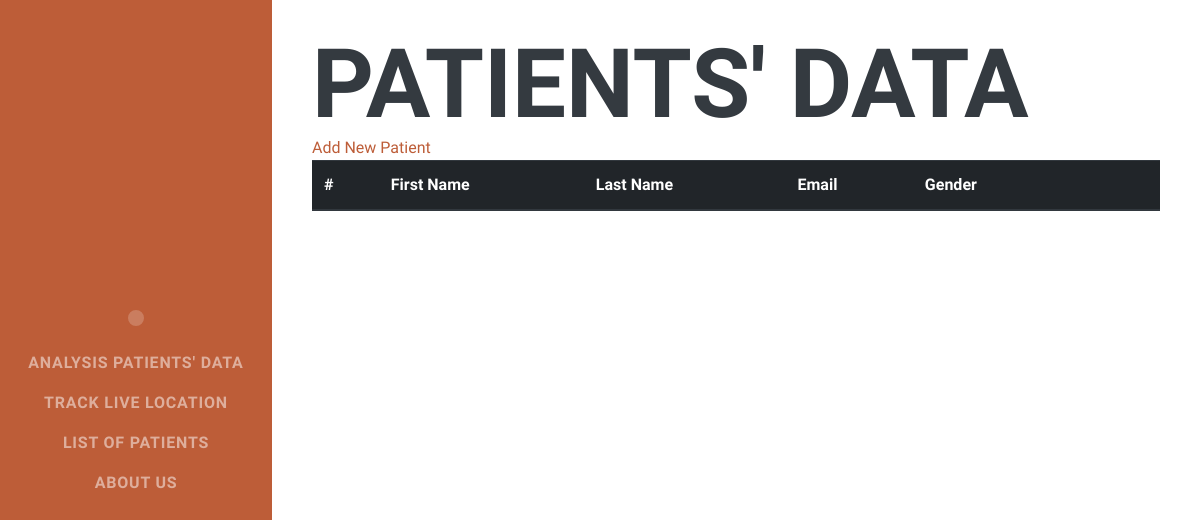
/list_patient/, run on an earlier commit of the app's database.
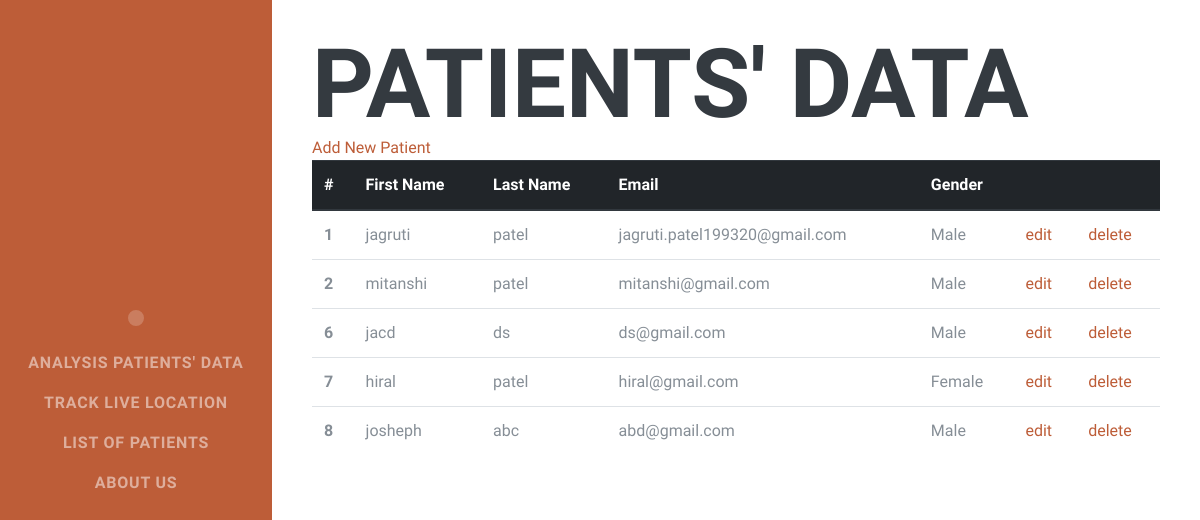
And on a later commit of the database.
### myapp/models.py (models this page shows, shortened)
class Patients(models.Model):
    id = models.AutoField(primary_key=True)
    firstName = models.CharField(max_length=100)
    lastName = models.CharField(max_length=100)
    email = models.CharField(max_length=100)
    GENDER = (
        ('Male', 'Male'),
        ('Female', 'Female'),
    )
    gender = models.CharField(choices=GENDER, max_length=20, default='Male')
    photo = models.ImageField(default='',verbose_name='Photo',
        blank=True,)
    address = map_fields.AddressField(max_length=200,blank=True)
    geolocation = map_fields.GeoLocationField(max_length=100,blank=True)
    contact = models.IntegerField(blank=True)
    docor_name = models.CharField(max_length=100,blank=True)
    disease_name = models.CharField(max_length=200,blank=True)
    medicine_detail = models.CharField(max_length=200,blank=True)
    emergency_contact_name = models.CharField(max_length=200,blank=True)
    emergency_contact_no = models.IntegerField(blank=True)
    dob = models.DateField(default='2018-11-11')
    class Meta:
        verbose_name_plural = "Patients"

### myapp/views.py (the view)
# urls.py: path('list_patient/', views.list_patient, name='list_patient'),
def list_patient(request):
    patients = Patients.objects.all()
    return render(request, 'list_patient.html', { 'patients': patients})

### templates/list_patient.html
{% extends 'base_template.html' %}
{% block content %}
    <h1>Patients' Data</h1>
<a href="{% url 'add_patient' %}">Add New Patient </a>
     <table class="table">
  <thead class="thead-dark">
    <tr>
      <th scope="col">#</th>
      <th scope="col">First Name</th>
      <th scope="col">Last Name</th>
      <th scope="col">Email</th>
      <th scope="col">Gender</th>
      <th scope="col"></th>
      <th scope="col"></th>
    </tr>
  </thead>
  <tbody>
  {% if patients != '' %}
      {% for patient in patients  %}
    <tr>
      <th scope="row">{{ patient.id }}</th>
      <td>{{ patient.firstName }}</td>
      <td>{{ patient.lastName }}</td>
      <td>{{ patient.email }}</td>
      <td>{{ patient.gender }}</td>
     <td><a href="{% url "edit_patient" patient.id %}">edit</a></td>
    <td><a href="{% url "delete_patient" patient.id %}">delete</a></td>
    </tr>
      {% endfor %}
   {% endif %}
  </tbody>
</table>
{% endblock %}

### templates/base_template.html (shortened to what this page needs)
<!DOCTYPE html>
<html lang="en">
  <head>
    <link href="/static/vendor/bootstrap/css/bootstrap.min.css" rel="stylesheet">
    <link href="/static/vendor/fontawesome-free/css/all.min.css" rel="stylesheet">
    <link href="/static/css/resume.min.css" rel="stylesheet">
  </head>
  <body id="page-top">
    <nav class="navbar navbar-expand-lg navbar-dark bg-primary fixed-top" id="sideNav">
      <a class="navbar-brand js-scroll-trigger" href="#page-top">
        <span class="d-none d-lg-block">
          <img class="img-fluid img-profile rounded-circle mx-auto mb-2" src="/static/img/logo.jpg" alt="">
        </span>
      </a>
      <div class="collapse navbar-collapse" id="navbarSupportedContent">
        <ul class="navbar-nav">
          <li class="nav-item" id="map_data"><a class="nav-link js-scroll-trigger" href="{% url 'map_data' %}">Analysis Patients' Data</a></li>
          <li class="nav-item"><a class="nav-link js-scroll-trigger" href="{% url 'track_data' %}">Track Live Location</a></li>
          <li class="nav-item"><a class="nav-link js-scroll-trigger" href="{% url 'list_patient' %}">List of Patients</a></li>
          <li class="nav-item"><a class="nav-link js-scroll-trigger" href="{% url 'about_us' %}">About Us</a></li>
        </ul>
      </div>
    </nav>
    <div class="container-fluid" style="padding: 40px">
   {% block content %}
    {% endblock %}
    </div>
  </body>
</html>

What changed in the data, as far as the page shows it:
added Patients: id "1", firstName "jagruti", lastName "patel", email "jagruti.patel199320@gmail.com", gender "Male"
added Patients: id "2", firstName "mitanshi", lastName "patel", email "mitanshi@gmail.com", gender "Male"
added Patients: id "6", firstName "jacd", lastName "ds", email "ds@gmail.com", gender "Male"
added Patients: id "7", firstName "hiral", lastName "patel", email "hiral@gmail.com", gender "Female"
added Patients: id "8", firstName "josheph", lastName "abc", email "abd@gmail.com", gender "Male"
